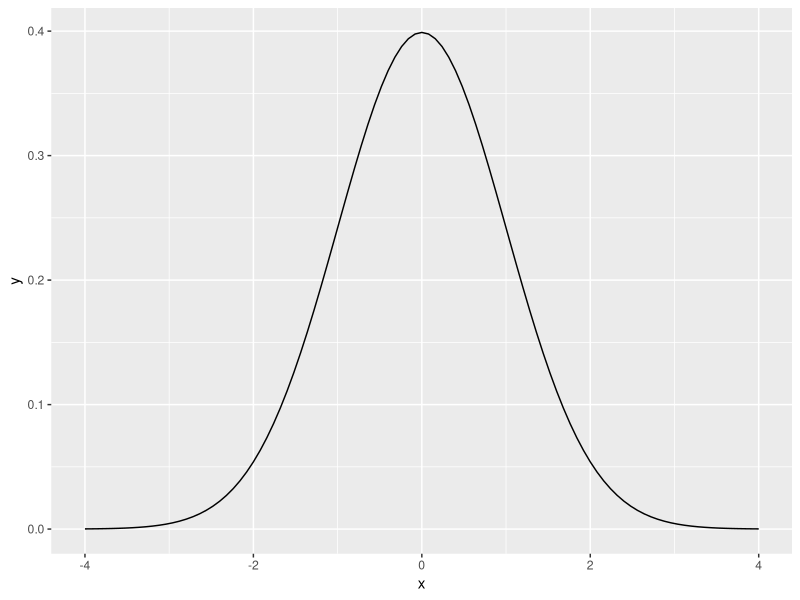
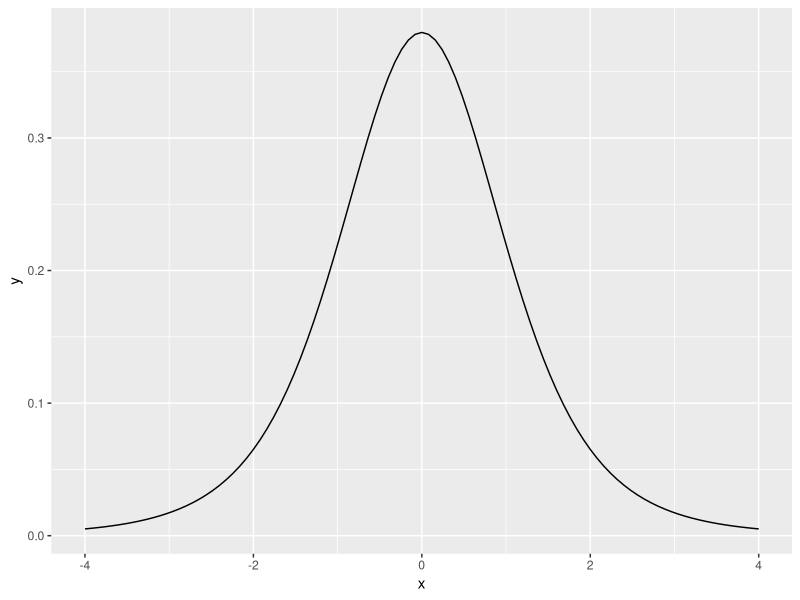
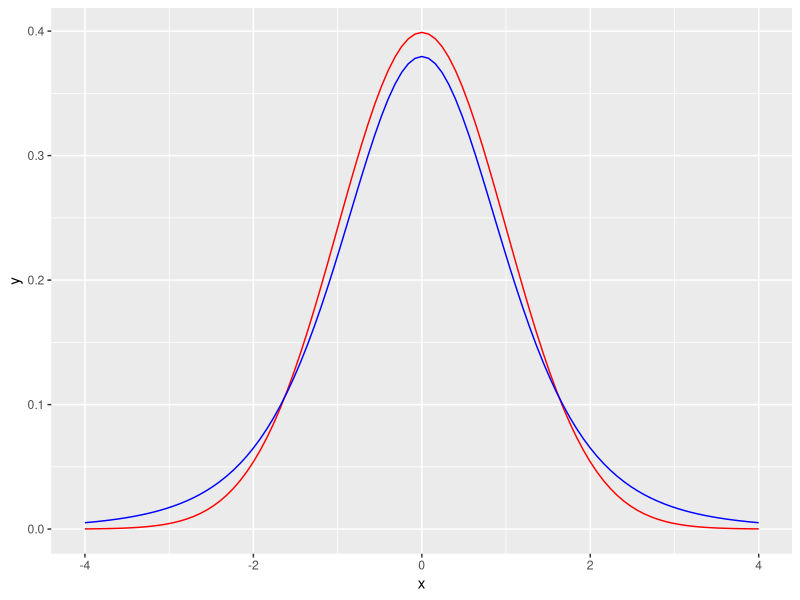

R code for these plots, in order:
## ---- chunk 1
library(conflicted)
library(tidyverse)
## ---- chunk 2
normdist <- ggplot(data.frame(x = c(-4, 4)), aes(x = x)) +
        stat_function(fun = dnorm)
normdist
## ---- chunk 3
tdist <- ggplot(data.frame(x = c(-4, 4)), aes(x = x)) +
        stat_function(fun = dt, args = list(df = 5))
tdist
## ---- chunk 4
bothdist <- ggplot(data.frame(x=c(-4,4)),aes(x=x)) + 
  stat_function(fun=dnorm,color="red") + 
  stat_function(fun=dt,args=list(df=5),color="blue")
bothdist
